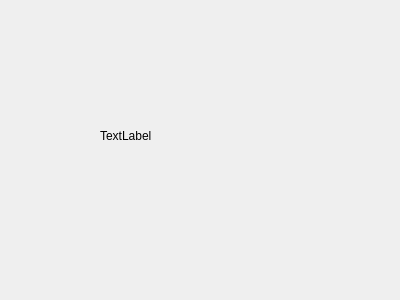
<?xml version="1.0" encoding="UTF-8"?>
<ui version="4.0">
 <class>congratsDialog</class>
 <widget class="QDialog" name="congratsDialog">
  <property name="geometry">
   <rect>
    <x>0</x>
    <y>0</y>
    <width>400</width>
    <height>300</height>
   </rect>
  </property>
  <property name="windowTitle">
   <string>Dialog</string>
  </property>
  <widget class="QLabel" name="label">
   <property name="geometry">
    <rect>
     <x>100</x>
     <y>120</y>
     <width>151</width>
     <height>31</height>
    </rect>
   </property>
   <property name="text">
    <string>TextLabel</string>
   </property>
  </widget>
 </widget>
 <resources/>
 <connections/>
</ui>
